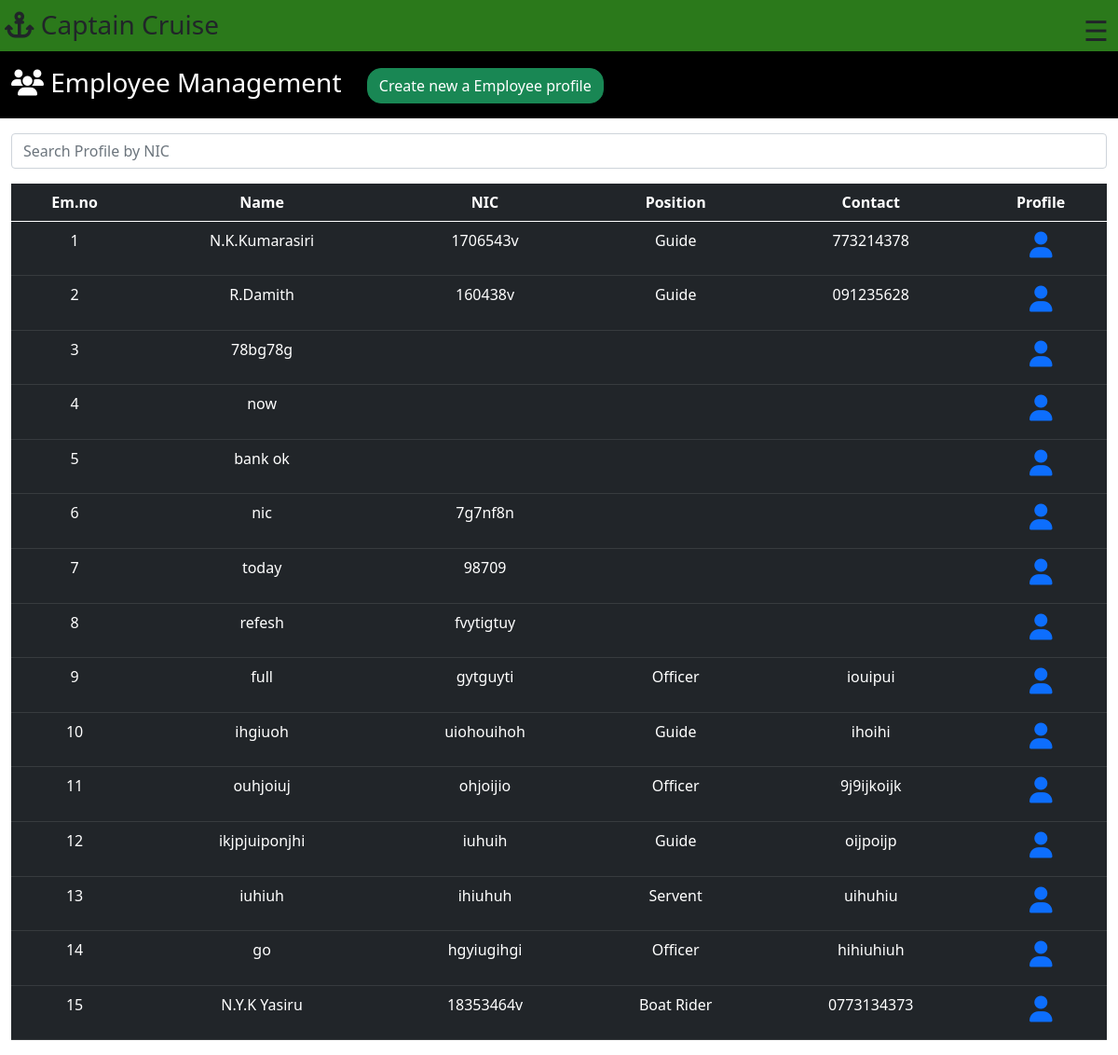
Before: /Employee/employee.php with the older database file.
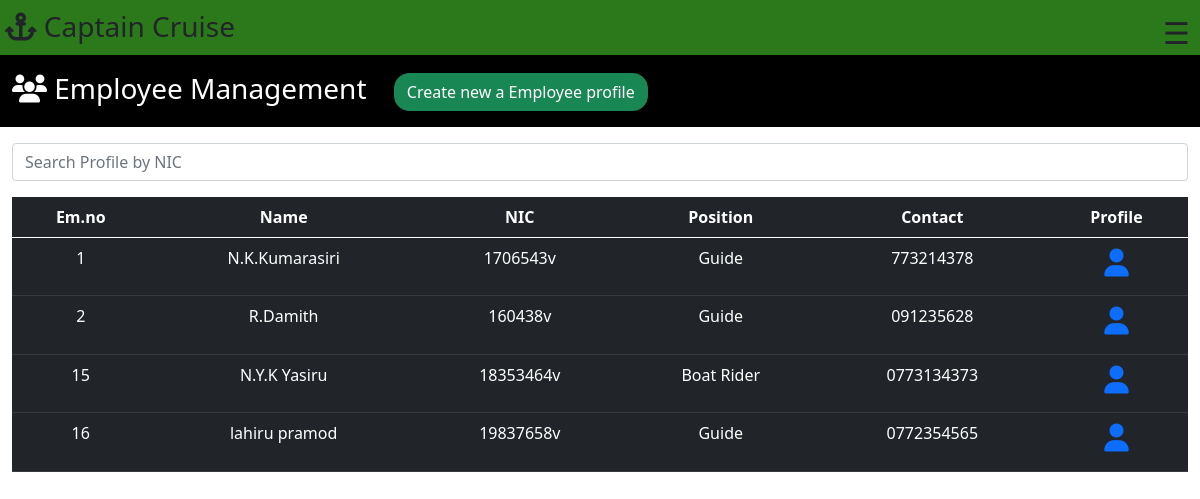
After: the same page with the newer database file.
### tables this page shows
CREATE TABLE `employee` (
  `ID` int(100) NOT NULL,
  `EmNIC` varchar(100) NOT NULL,
  `Name` varchar(100) NOT NULL,
  `Position` varchar(100) NOT NULL,
  `JobDate` varchar(100) NOT NULL,
  `Address` varchar(200) NOT NULL,
  `Contact` varchar(100) NOT NULL,
  `Birthdate` varchar(100) NOT NULL,
  `Picture` varchar(100) NOT NULL,
  `Gender` text NOT NULL,
  `PositionDescribe` varchar(100) NOT NULL,
  `Qualifications` varchar(200) NOT NULL,
  `JobLocation` varchar(50) NOT NULL,
  `Quace` varchar(25) NOT NULL,
  `Medice` varchar(25) NOT NULL,
  `Charce` varchar(25) NOT NULL,
  `Bankaccount` varchar(25) NOT NULL
);

### Employee/employee.php (the view, shortened to what this page needs)
<!DOCTYPE html>
<html lang="en">
<head>
    <link rel="stylesheet" href="./employee.css?v=<?php echo time(); ?>">
    <link href="https://cdn.jsdelivr.net/npm/bootstrap@5.1.0/dist/css/bootstrap.min.css" rel="stylesheet">
    <link rel="stylesheet" href="../common-code/navbar.css?v=<?php echo time(); ?>">
</head>
<body>
    <div class="container-fluid">
           <?php include("../common-code/navbar.php"); ?>
           <div class="row mt-5 pt-4 pb-2" id="row3">
               <div class="row">
                    <h3><i class="fa fa-users" aria-hidden="true"></i> Employee Management  <input type="button" title="For Create a new Employee profile click me." class="btn btn-success" popup-open="popup-1" href="javascript:void(0)" id="createbtn" value="Create new a Employee profile"></h3>
               </div>
            </div>
            <div class="row mt-3" id="row4">
                  <div class="form-group has-search">
                      <input type="text" onkeyup="search()" id="searchbox" class="form-control" placeholder="Search Profile by NIC">
                 </div>
            </div>
            <div class="row mt-3" id="row5">
                <div class="table-responsive">
                    <table class="table table-dark text-center" id="Employee-details">
                        <thead>
                            <tr>
                                <th>Em.no</th>
                                <th>Name</th>
                                <th>NIC</th>
                                <th>Position</th>
                                <th>Contact</th>
                                <th>Profile</th>
                            </tr>
                        </thead>
                        <tbody>
                            <?php
                              $connection = mysqli_connect('localhost', 'root', '', 'captaincruise');
                              $sql = "SELECT * FROM employee ";
                              $result = mysqli_query($connection , $sql);
                              while($row = mysqli_fetch_array($result)){
                            echo "<tr>";
                            echo "<td>".$row['ID']."</td>";
                            echo "<td>".$row['Name']."</td>";
                            echo "<td>".$row['EmNIC']."</td>";
                            echo "<td>".$row['Position']."</td>";
                            echo "<td>".$row['Contact']."</td>";
                            echo "<td><h3><a href=\"./Profile/profile.php?id=".$row['ID']."&Name=".$row['Name']."\"><i class=\"fa fa-user\" aria-hidden=\"true\" title=\"Watch Profile\"></i></a></h3></td>";
                            echo "</tr>";
                              }
                           ?>
                        </tbody>
                    </table>
                </div>
            </div>
    </div>
</body>
</html>

Changed rows visible on the page:
removed employee: ID "3", Name "78bg78g"
removed employee: ID "4", Name "now"
removed employee: ID "5", Name "bank ok"
removed employee: ID "6", Name "nic", EmNIC "7g7nf8n"
removed employee: ID "7", Name "today", EmNIC "98709"
removed employee: ID "8", Name "refesh", EmNIC "fvytigtuy"
removed employee: ID "9", Name "full", EmNIC "gytguyti", Position "Officer", Contact "iouipui"
removed employee: ID "10", Name "ihgiuoh", EmNIC "uiohouihoh", Position "Guide", Contact "ihoihi"
removed employee: ID "11", Name "ouhjoiuj", EmNIC "ohjoijio", Position "Officer", Contact "9j9ijkoijk"
removed employee: ID "12", Name "ikjpjuiponjhi", EmNIC "iuhuih", Position "Guide", Contact "oijpoijp"
removed employee: ID "13", Name "iuhiuh", EmNIC "ihiuhuh", Position "Servent", Contact "uihuhiu"
removed employee: ID "14", Name "go", EmNIC "hgyiugihgi", Position "Officer", Contact "hihiuhiuh"
added employee: ID "16", Name "lahiru pramod", EmNIC "19837658v", Position "Guide", Contact "0772354565"
